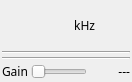
<?xml version="1.0" encoding="UTF-8"?>
<ui version="4.0">
 <class>V4LGui</class>
 <widget class="QWidget" name="V4LGui">
  <property name="geometry">
   <rect>
    <x>0</x>
    <y>0</y>
    <width>132</width>
    <height>82</height>
   </rect>
  </property>
  <property name="sizePolicy">
   <sizepolicy hsizetype="Preferred" vsizetype="Maximum">
    <horstretch>0</horstretch>
    <verstretch>0</verstretch>
   </sizepolicy>
  </property>
  <property name="font">
   <font>
    <family>Sans Serif</family>
    <pointsize>9</pointsize>
   </font>
  </property>
  <property name="windowTitle">
   <string>Video4Linux</string>
  </property>
  <layout class="QVBoxLayout" name="verticalLayout">
   <property name="spacing">
    <number>3</number>
   </property>
   <property name="leftMargin">
    <number>2</number>
   </property>
   <property name="topMargin">
    <number>2</number>
   </property>
   <property name="rightMargin">
    <number>2</number>
   </property>
   <property name="bottomMargin">
    <number>2</number>
   </property>
   <item>
    <layout class="QHBoxLayout" name="horizontalLayout_3">
     <item>
      <spacer name="horizontalSpacer">
       <property name="orientation">
        <enum>Qt::Horizontal</enum>
       </property>
       <property name="sizeHint" stdset="0">
        <size>
         <width>0</width>
         <height>0</height>
        </size>
       </property>
      </spacer>
     </item>
     <item>
      <widget class="ValueDial" name="centerFrequency" native="true">
       <property name="sizePolicy">
        <sizepolicy hsizetype="Maximum" vsizetype="Maximum">
         <horstretch>0</horstretch>
         <verstretch>0</verstretch>
        </sizepolicy>
       </property>
       <property name="minimumSize">
        <size>
         <width>32</width>
         <height>16</height>
        </size>
       </property>
       <property name="font">
        <font>
         <family>Monospace</family>
         <pointsize>20</pointsize>
        </font>
       </property>
       <property name="focusPolicy">
        <enum>Qt::StrongFocus</enum>
       </property>
       <property name="toolTip">
        <string>Tuner center frequency in kHz</string>
       </property>
      </widget>
     </item>
     <item>
      <widget class="QLabel" name="freqUnits">
       <property name="text">
        <string> kHz</string>
       </property>
      </widget>
     </item>
     <item>
      <spacer name="horizontalSpacer_2">
       <property name="orientation">
        <enum>Qt::Horizontal</enum>
       </property>
       <property name="sizeHint" stdset="0">
        <size>
         <width>0</width>
         <height>0</height>
        </size>
       </property>
      </spacer>
     </item>
    </layout>
   </item>
   <item>
    <widget class="Line" name="line_4">
     <property name="orientation">
      <enum>Qt::Horizontal</enum>
     </property>
    </widget>
   </item>
   <item>
    <widget class="Line" name="line_3">
     <property name="orientation">
      <enum>Qt::Horizontal</enum>
     </property>
    </widget>
   </item>
   <item>
    <layout class="QGridLayout" name="gridLayout_2">
     <property name="spacing">
      <number>3</number>
     </property>
     <item row="0" column="0">
      <widget class="QLabel" name="label_11">
       <property name="sizePolicy">
        <sizepolicy hsizetype="Maximum" vsizetype="Preferred">
         <horstretch>0</horstretch>
         <verstretch>0</verstretch>
        </sizepolicy>
       </property>
       <property name="text">
        <string>Gain</string>
       </property>
      </widget>
     </item>
     <item row="0" column="1">
      <widget class="QSlider" name="gain">
       <property name="enabled">
        <bool>false</bool>
       </property>
       <property name="toolTip">
        <string>LNA amplification</string>
       </property>
       <property name="maximum">
        <number>0</number>
       </property>
       <property name="pageStep">
        <number>1</number>
       </property>
       <property name="orientation">
        <enum>Qt::Horizontal</enum>
       </property>
      </widget>
     </item>
     <item row="0" column="2">
      <widget class="QLabel" name="gainText">
       <property name="minimumSize">
        <size>
         <width>40</width>
         <height>0</height>
        </size>
       </property>
       <property name="text">
        <string>---</string>
       </property>
       <property name="alignment">
        <set>Qt::AlignRight|Qt::AlignTrailing|Qt::AlignVCenter</set>
       </property>
      </widget>
     </item>
    </layout>
   </item>
  </layout>
 </widget>
 <customwidgets>
  <customwidget>
   <class>ValueDial</class>
   <extends>QWidget</extends>
   <header>gui/valuedial.h</header>
   <container>1</container>
  </customwidget>
 </customwidgets>
 <resources/>
 <connections/>
</ui>
